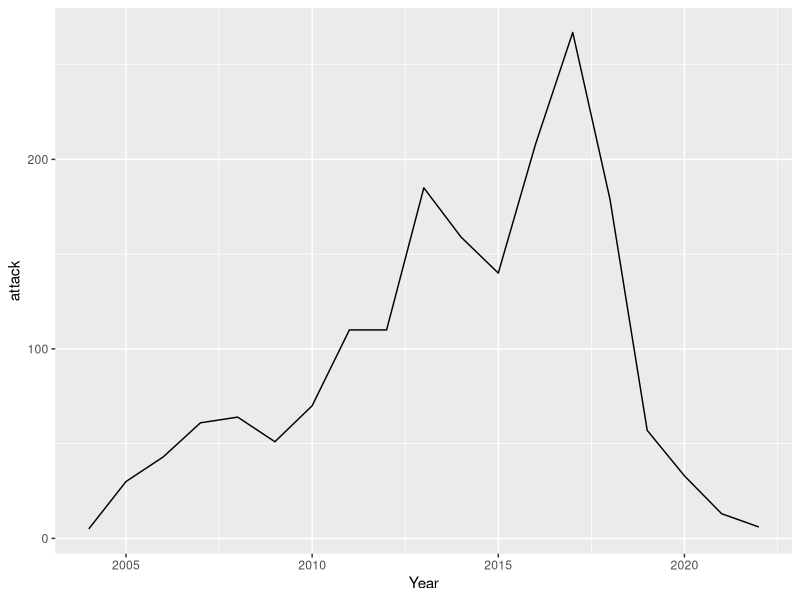
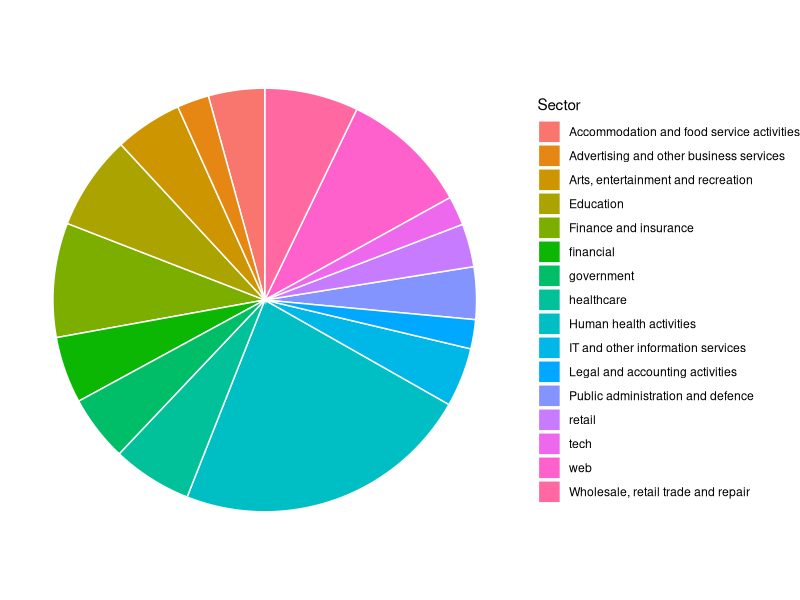

Source code (R) for these figures, in order:
## ---- chunk 1
knitr::opts_chunk$set(echo = TRUE)
## ---- chunk 2
library(readr)
library(tidyr)
library(ggplot2)
library(dplyr)
library(modelr)
library(stringr)
## ---- chunk 3
# lettura dati
queensland <- read_delim("data/dataset.csv", delim = ';', na = "Unknown")
wiki <- read_csv("data/wiki.csv")
data_breaches_2018_update <- read_csv("data/Data Breaches - 2018 update.csv",comment = "#")
## ---- chunk 4
#normalizzazione dataset 'queensland'
queensland %>% select(`Effect on share price`) %>%
  group_by(`Effect on share price`) %>%
  summarise(n = n())
## ---- chunk 5
queensland <- queensland %>% select(c(-...44, -`Effect on share price`, -`Overall nature of attack`))
## ---- chunk 6
#normalizzazione dataset 'wiki'
wiki <- wiki %>% select(-Sources)
## ---- chunk 7
#normalizzazione dataset 'data_breaches_2018_update'
data_breaches_2018_update <- data_breaches_2018_update %>% 
  select(c(Entity : `1st source link`, `source name`, -YEAR, -`NO OF RECORDS STOLEN`)) %>%
  rename(YEAR = `YEAR(2)`)
## ---- chunk 8
split_date <- function(){
  res <- list()
  
  for(year in wiki_attacks$Year)
    res <- c(res, as.numeric(str_split(year, "-")[[1]][1]))
  return(unlist(res))
}
## ---- chunk 9
wiki_attacks <- wiki %>% select(c(Year, Entity, `Organization type`, Method)) %>%
  rename(Sector = `Organization type`, `Attack type` = Method)
wiki_attacks <- wiki_attacks %>% mutate(Year = split_date())

data_breaches_2018_update_attacks <- data_breaches_2018_update %>% 
  select(c(YEAR, Entity, ORGANISATION, `METHOD OF LEAK`)) %>%
  rename(Year = YEAR, Sector = ORGANISATION, `Attack type` = `METHOD OF LEAK`)

queensland_attacks <- queensland %>% select(c(Year, Organisation, Sector, `Attack type`)) %>%
  rename(Entity = Organisation)

attacks <- union_all(union_all(wiki_attacks, data_breaches_2018_update_attacks), queensland_attacks)
## ---- chunk 10
#grafico andamento del numero di attacchi in funzione del tempo
attack_year <- attacks %>% group_by(Year) %>%
  summarise(attack = n())

ggplot(attack_year, aes(x = Year, y = attack, )) + 
  geom_line()
  
## ---- chunk 11
#grafico andamento del numero di attacchi in funzione al settore
records <- dim(attacks)[1]

attack_sector <- attacks %>%
  group_by(Sector) %>%
  summarise(attacks = n()) %>%
  filter(attacks > 30) %>%
  arrange(-attacks)

attack_sector %>% ggplot() +
  geom_bar(aes(x = "", y = attacks, fill = Sector), stat = "identity", color = "white") +
  #annotate("text", x = "", y = attacks, label = Sector) +
  coord_polar("y", start = 0) +
  theme_void()
